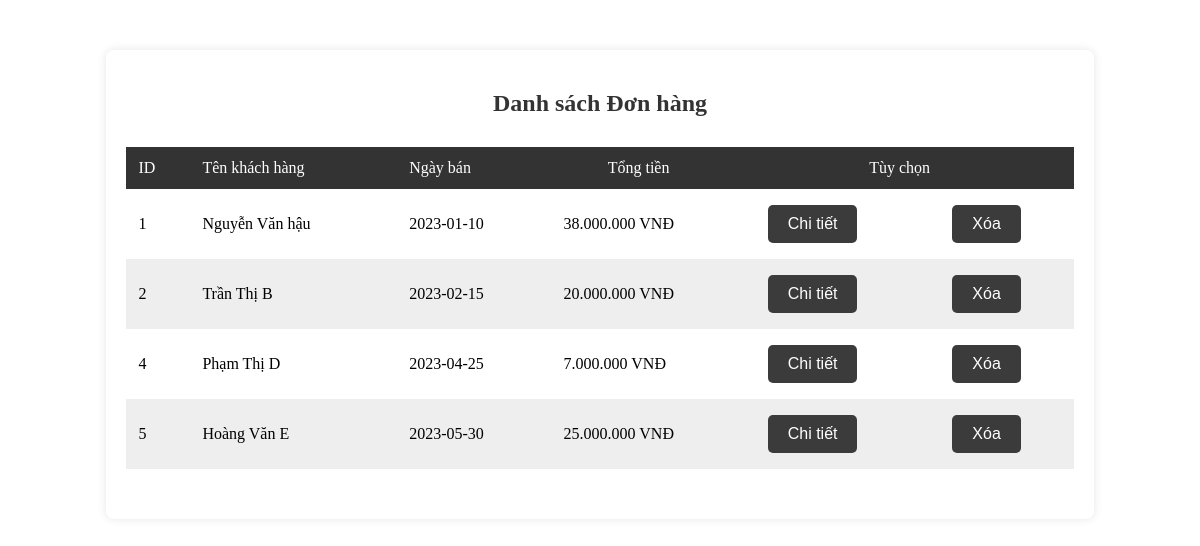
The app's page /app/views/admin/donhang/view_list_donhang.php, older data.
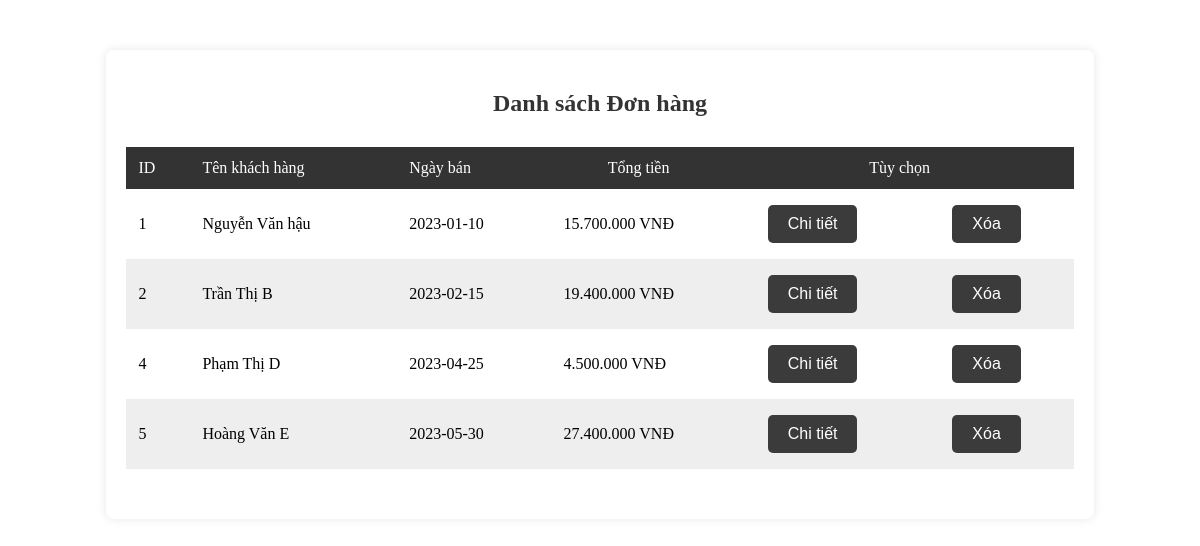
The same page, newer data.
### tables this page shows
CREATE TABLE `tbl_hoadon` (
  `id_hd` int(10) NOT NULL,
  `id_kh` int(10) NOT NULL,
  `ngay_ban` date NOT NULL,
  `tongtien` float NOT NULL
);

CREATE TABLE `tbl_khachhang` (
  `id_kh` int(10) NOT NULL,
  `user` varchar(100) NOT NULL,
  `password` varchar(100) NOT NULL,
  `hoten` varchar(100) NOT NULL,
  `diachi` varchar(100) NOT NULL,
  `sdt` varchar(15) NOT NULL
);

### app/controllers/Admin/donhangController/hienthi_donhang_controller.php (called while the page is built)
<?php
  include_once($_SERVER['DOCUMENT_ROOT'] . '/BTL_web/app/models/donhang.php');
  $donhang = new data_donhang();
  $result = $donhang->hienthi_donhang();
?>

### app/models/donhang.php (called while the page is built, shortened)
<?php
  include_once($_SERVER['DOCUMENT_ROOT'] . '/BTL_web/config/dbconnect.php');
  class data_donhang
  {
    public function hienthi_donhang(){
      global $conn;
      $sql = "SELECT hd.id_hd, kh.hoten, hd.ngay_ban, hd.tongtien
              FROM tbl_khachhang kh
              JOIN tbl_hoadon hd ON kh.id_kh = hd.id_kh";
      $result = mysqli_query($conn, $sql);
      return $result;
    }
    }
?>

### app/views/admin/donhang/view_list_donhang.php (the view)
<?php
  include_once($_SERVER['DOCUMENT_ROOT'] . '/BTL_web/app/controllers/Admin/donhangController/hienthi_donhang_controller.php');
  global $result;
?>
<link rel="stylesheet" href="/BTL_web/app/views/admin/donhang/view_list_donhang1.css">
<div class="container">
  <h2>Danh sách Đơn hàng</h2>
  <div class="table-container">
    <table>
      <thead>
          <td>ID</td>
          <td>Tên khách hàng</td>
          <td>Ngày bán</td>
          <td>Tổng tiền</td>
          <td colspan="2" style="text-align: center;">Tùy chọn</td>
      </thead>
      <tbody>
        <?php
          while($row = mysqli_fetch_assoc($result)){
            echo "<tr>";
            echo "  <td>{$row['id_hd']}</td>";
            echo "  <td>{$row['hoten']}</td>";
            echo "  <td>{$row['ngay_ban']}</td>";
            $tongtien_dinh_dang = number_format($row['tongtien'], 0, '.', '.') . " VNĐ";
            echo "  <td>{$tongtien_dinh_dang}</td>";
            echo "  <td><a href='./?page=chitiet_donhang&id_hd={$row['id_hd']}'><button type='button'>Chi tiết</button></a></td>";
            echo "  <td><a href='/BTL_web/app/controllers/Admin/donhangController/xoa_donhang_controller.php?id_hd={$row['id_hd']}'><button type='button'>Xóa</button></a></td>";
            echo "</tr>";
          }
        ?>
      </tbody>
    </table>
  </div>
</div>

Row changes from the older to the newer data that the page shows:
changed tbl_hoadon "Nguyễn Văn hậu": tongtien "38.000.000 VNĐ" → "15.700.000 VNĐ"
changed tbl_hoadon "Trần Thị B": tongtien "20.000.000 VNĐ" → "19.400.000 VNĐ"
changed tbl_hoadon "Phạm Thị D": tongtien "7.000.000 VNĐ" → "4.500.000 VNĐ"
changed tbl_hoadon "Hoàng Văn E": tongtien "25.000.000 VNĐ" → "27.400.000 VNĐ"
